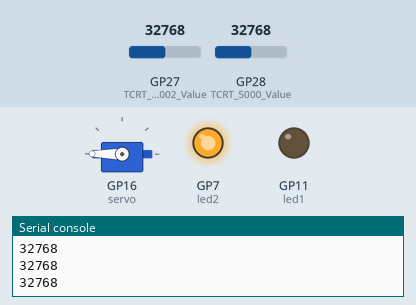
Bench run of a program on a simulated Raspberry Pi Pico running MicroPython. Parts: servo, output pins drawn as LEDs (lit = HIGH), the last lines printed to the serial console. The inputs (shaded band) are chosen by the test bench; at power-on: GP28 (TCRT_5000_Value) = 32768, GP27 (TCRT_50002_Value) = 32768 (analog values on the 0–65535 scale). Servo angles are drawn from the pulse width (0.5 ms = 0°, 2.5 ms = 180°).

Above: at 1.2 s.
1.3 s: GP28 (TCRT_5000_Value) set to 4176
2.8 s: GP28 (TCRT_5000_Value) set to 3680
At 3.8 s:
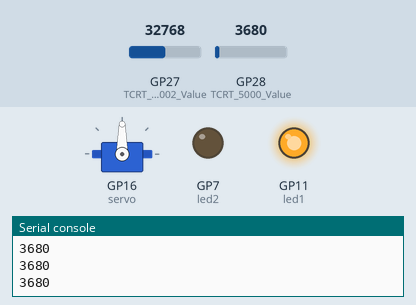
4.3 s: GP28 (TCRT_5000_Value) set to 7864
At 5.0 s:
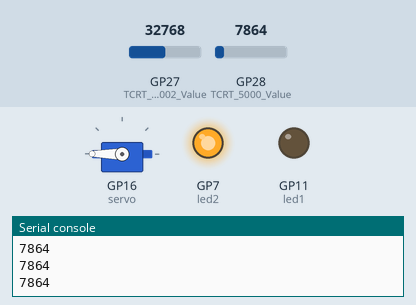
5.8 s: GP28 (TCRT_5000_Value) set to 3345
At 7.2 s:
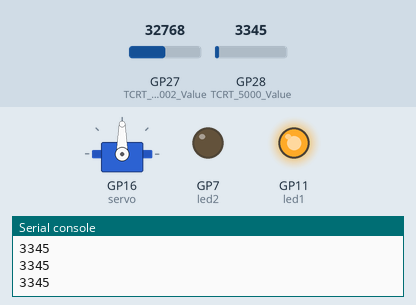
Timing chart, 0 to 8.3 s (numbered marks = the images above; inputs shaded):
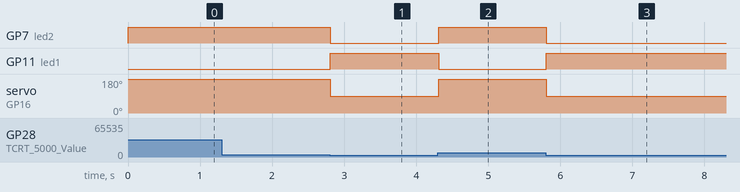

Measured:
- the behaviour switches between 4016 and 4000 on GP28 (TCRT_5000_Value) (found by bisection; images 0 and 1)
- after the input at 2.8 s, GP7 (led2): HIGH → LOW at once; GP11 (led1): LOW → HIGH at once; servo on GP16 (servo): 180° → 90° at once
- after the input at 4.3 s, GP7 (led2): LOW → HIGH at once; GP11 (led1): HIGH → LOW at once; servo on GP16 (servo): 90° → 180° at once
- after the input at 5.8 s, GP7 (led2): HIGH → LOW at once; GP11 (led1): LOW → HIGH at once; servo on GP16 (servo): 180° → 90° at once

The program:

tcrt5000.py
```python
from machine import Pin, ADC, PWM
import time

TCRT_5000_Value = ADC(2)
TCRT_50002_Value = ADC(1)
led1 = Pin(11, Pin.OUT)
led2 = Pin(7, Pin.OUT)
servo = PWM(Pin(16))

servo.freq(50)

while True:
    print(TCRT_5000_Value.read_u16())

    if TCRT_5000_Value.read_u16() <=4000 or TCRT_50002_Value.read_u16() <=4000:
        led1.value(1)
        led2.value(0)
        pulsoY = 1500000
        servo.duty_ns(pulsoY)

    else:
        led1.value(0)
        led2.value(1)
        pulsoY = 2500000
        servo.duty_ns(pulsoY)

    time.sleep(0.01)
```
